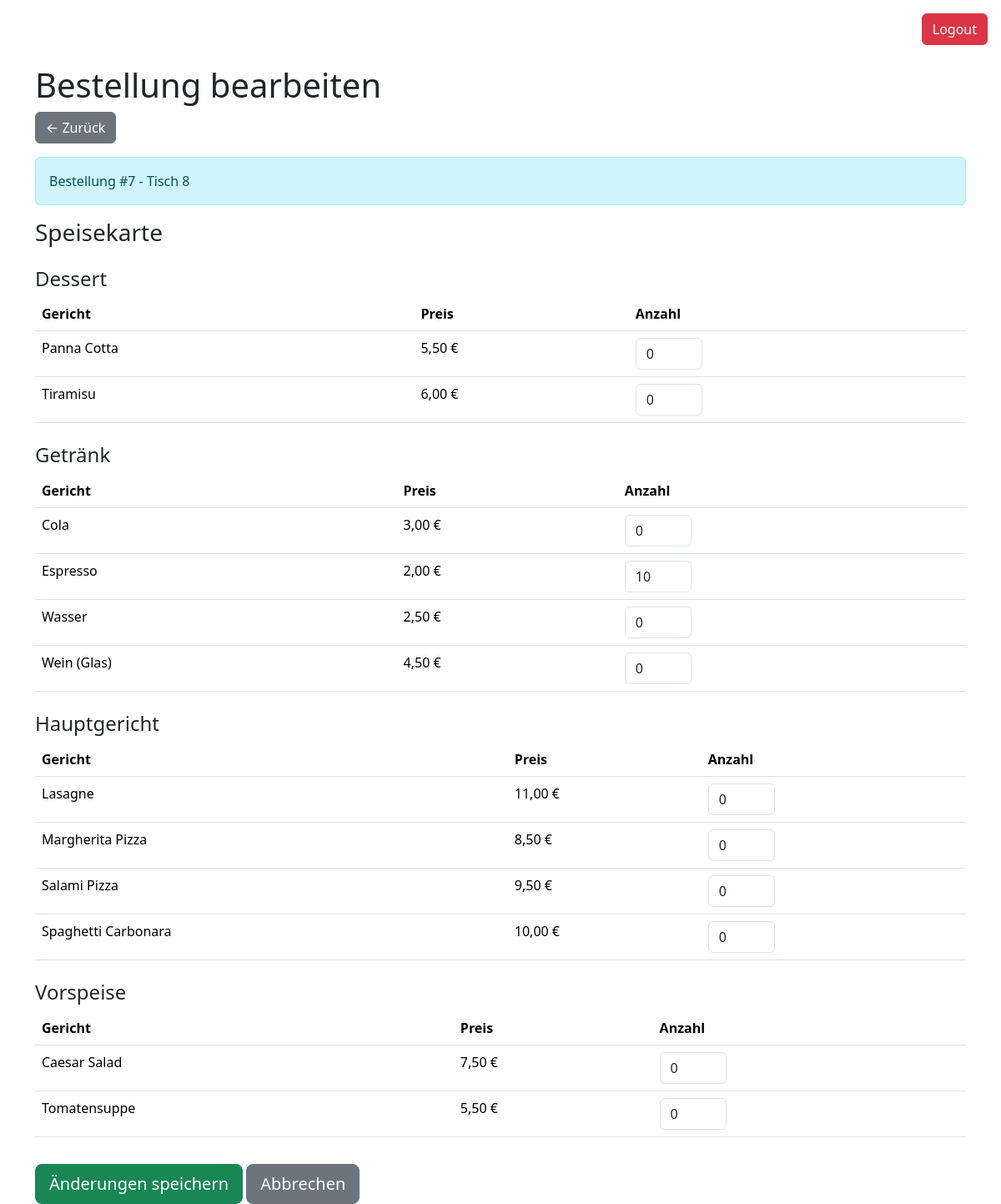
The page /bestellung/bestellung_bearbeiten.php?id=7 (signed in) on the database its author committed.
### tables this page shows
CREATE TABLE `bestellung` (
  `bestellung_id` int(11) NOT NULL,
  `tisch_id` int(11) NOT NULL,
  `status` varchar(20) DEFAULT 'offen',
  `gesamtpreis` decimal(10,2) DEFAULT 0.00
);

CREATE TABLE `tisch` (
  `tisch_id` int(11) NOT NULL,
  `tischnummer` int(11) NOT NULL
);

CREATE TABLE `gericht` (
  `gericht_id` int(11) NOT NULL,
  `name` varchar(100) NOT NULL,
  `preis` decimal(10,2) NOT NULL,
  `kategorie` varchar(50) NOT NULL
);

### bestellung/bestellung_bearbeiten.php (the view, shortened to what this page needs)
<?php
require_once '../verbindung/db.php';
$bestellung_id = $_GET['id'] ?? 0;
$sql = "SELECT b.*, t.tischnummer
        FROM bestellung b
        JOIN tisch t ON b.tisch_id = t.tisch_id
        WHERE b.bestellung_id = ?";
$cmd = $pdo->prepare($sql);
$cmd->execute([$bestellung_id]);
$bestellung = $cmd->fetch();
$sql = "SELECT * FROM bestellposition WHERE bestellung_id = ?";
$cmd = $pdo->prepare($sql);
$cmd->execute([$bestellung_id]);
$aktuelle_positionen = $cmd->fetchAll();
$anzahl_map = [];
foreach ($aktuelle_positionen as $pos) {
    $anzahl_map[$pos['gericht_id']] = $pos['anzahl'];
}
$gerichte = $pdo->query("SELECT * FROM gericht ORDER BY kategorie, name")->fetchAll();
$kategorien = [];
foreach ($gerichte as $gericht) {
    $kategorien[$gericht['kategorie']][] = $gericht;
}
?>
<!DOCTYPE html>
<html lang="de">
<head>
    <link href="https://cdn.jsdelivr.net/npm/bootstrap@5.3.8/dist/css/bootstrap.min.css" rel="stylesheet">
</head>
<body>
    <div class="text-end m-3" style="text-align: right;">
    <a href="../auth/logout.php" class="btn btn-danger">Logout</a>
  </div>
    <div class="container mt-4">
        <h1>Bestellung bearbeiten</h1>
        <a href="bestellung_details.php?id=<?= $bestellung_id ?>" class="btn btn-secondary mb-3">← Zurück</a>
        <div class="alert alert-info">
            Bestellung #<?= $bestellung['bestellung_id'] ?> - Tisch <?= $bestellung['tischnummer'] ?>
        </div>
        <form method="POST">
            <h3>Speisekarte</h3>
            <?php foreach ($kategorien as $kategorie => $items): ?>
                <h4 class="mt-4"><?= htmlspecialchars($kategorie) ?></h4>
                <table class="table">
                    <thead>
                        <tr>
                            <th>Gericht</th>
                            <th>Preis</th>
                            <th>Anzahl</th>
                        </tr>
                    </thead>
                    <tbody>
                        <?php foreach ($items as $gericht): ?>
                            <tr>
                                <td><?= htmlspecialchars($gericht['name']) ?></td>
                                <td><?= number_format($gericht['preis'], 2, ',', '.') ?> €</td>
                                <td>
                                    <input type="number"
                                           name="anzahl[<?= $gericht['gericht_id'] ?>]"
                                           class="form-control"
                                           style="width: 80px;"
                                           min="0"
                                           value="<?= $anzahl_map[$gericht['gericht_id']] ?? 0 ?>">
                                </td>
                            </tr>
                        <?php endforeach; ?>
                    </tbody>
                </table>
            <?php endforeach; ?>
            <button type="submit" class="btn btn-success btn-lg mt-3">Änderungen speichern</button>
            <a href="bestellung_details.php?id=<?= $bestellung_id ?>" class="btn btn-secondary btn-lg mt-3">Abbrechen</a>
        </form>
    </div>
</body>
</html>

### rows shown on the page
bestellung: bestellung_id "7", tisch.tischnummer "8"
gericht: name "Panna Cotta", preis "5,50", gericht_id "0"
gericht: name "Tiramisu", preis "6,00", gericht_id "0"
gericht: name "Cola", preis "3,00", gericht_id "0"
gericht: name "Espresso", preis "2,00", gericht_id "10"
gericht: name "Wasser", preis "2,50", gericht_id "0"
gericht: name "Wein (Glas)", preis "4,50", gericht_id "0"
gericht: name "Lasagne", preis "11,00", gericht_id "0"
gericht: name "Margherita Pizza", preis "8,50", gericht_id "0"
gericht: name "Salami Pizza", preis "9,50", gericht_id "0"
gericht: name "Spaghetti Carbonara", preis "10,00", gericht_id "0"
gericht: name "Caesar Salad", preis "7,50", gericht_id "0"
gericht: name "Tomatensuppe", preis "5,50", gericht_id "0"

### other values the page prints
$kategorie "Dessert"
$kategorie "Getränk"
$kategorie "Hauptgericht"
$kategorie "Vorspeise"
